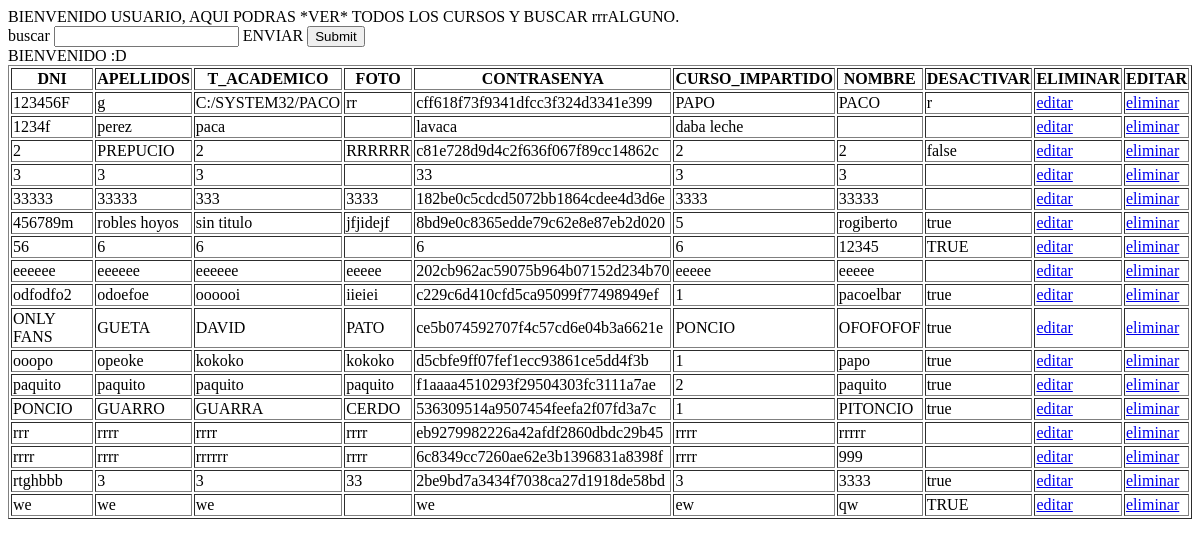
Page /buscar_profesores.php on the earlier database version.
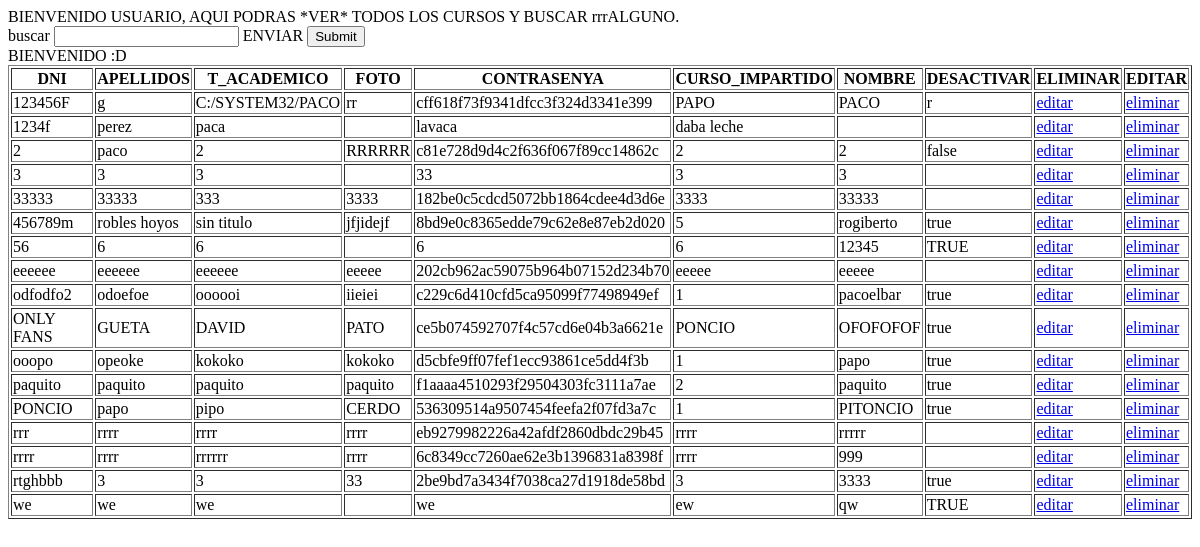
Same page on the later database version.
### tables this page shows
CREATE TABLE `PROFESOR` (
  `DNI` varchar(20) NOT NULL,
  `APELLIDOS` varchar(20) DEFAULT NULL,
  `T_ACADEMICO` varchar(20) DEFAULT NULL,
  `FOTO` varchar(200) DEFAULT NULL,
  `CONTRASENYA` varchar(40) DEFAULT NULL,
  `CURSO_IMPARTIDO` varchar(20) DEFAULT NULL,
  `NOMBRE` varchar(20) DEFAULT NULL,
  `DESACTIVAR` varchar(20) DEFAULT NULL,
  PRIMARY KEY (`DNI`)
);

### buscar_profesores.php (the view, shortened to what this page needs)
<!DOCTYPE html>
    <html lang="en">
    <head>
    </head>
    <body>
        BIENVENIDO USUARIO, AQUI PODRAS *VER* TODOS LOS CURSOS Y BUSCAR rrrALGUNO.<br>
    <form method="post">
    buscar <input type="text" name="buscar">
    ENVIAR <input type="submit">
</form>
<?php
$IP = "192.168.1.37";
$BASE_DATOS = "infoBDN";
$USUARIO="administrador";
$CONTRASENYA ="1234";
$BUSCAR = $_POST['buscar'];
$CONEXION = mysqli_connect($IP,$USUARIO,$CONTRASENYA,$BASE_DATOS);
    if (mysqli_connect_errno()){
        echo "conexion no realizada :c";
    }else{
        echo "BIENVENIDO :D";
    }
$BUSCADOR = "SELECT * FROM PROFESOR WHERE NOMBRE LIKE '%$BUSCAR%'";
$PEPO =mysqli_query($CONEXION,$BUSCADOR);
echo '<table border = 1px solid black>';
echo '
    <th>DNI</th>
    <th>APELLIDOS</th>
    <th>T_ACADEMICO</th>
    <th>FOTO</th>
    <th>CONTRASENYA</th>
    <th>CURSO_IMPARTIDO</th>
    <th>NOMBRE</th>
    <th>DESACTIVAR</th>
    <th> ELIMINAR</th>
    <th> EDITAR</th>
';
        while ( $fila = mysqli_fetch_array($PEPO) ) {
       echo '
            <tr>
                <td>' . $fila['DNI'].'</td>
                <td>' . $fila['APELLIDOS'] . '</td>
                <td>' . $fila['T_ACADEMICO'] . '</td>
                <td>' . $fila['FOTO']. '</td>
                <td>' . $fila['CONTRASENYA']. '</td>
                <td>' . $fila['CURSO_IMPARTIDO'] . '</td>
                <td>' . $fila['NOMBRE']. '</td>
                <td>' . $fila['DESACTIVAR']. '</td>
                <td><a href="modificar_profesor.php?DNI='.$fila['DNI']. '">editar</a></td>
                <td><a href="eliminar_profesor.php?DNI='.$fila['DNI']. '">eliminar</a></td>
            </tr>';
        }
        echo '</table>';
?>
</body>
</html>

Differences in the rows shown:
changed profesor "RRRRRR": APELLIDOS "PREPUCIO" → "paco"
changed profesor "CERDO": APELLIDOS "GUARRO" → "papo"; T_ACADEMICO "GUARRA" → "pipo"
